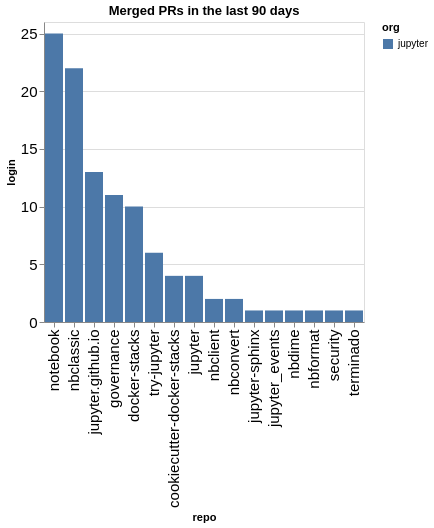

Notebook cell for this chart:
### Code cell
prs_by_repo = merged.groupby(['org', 'repo']).count()['login'].reset_index().sort_values(['org', 'login'], ascending=False)
alt.Chart(data=prs_by_repo, title=f"Merged PRs in the last {n_days} days").mark_bar().encode(
    x=alt.X('repo', sort=prs_by_repo['repo'].values.tolist()),
    y='login',
    color='org'
)

### Figure 1 — Vega-Lite specification as saved in the notebook (floating-point values rounded to 4 significant figures)
{"config": {"axisLeft": {"labelFontSize": 15}, "axisBottom": {"labelFontSize": 15}}, "data": {"name": "data-fd583fdee6a6272846146b5fa31ef8ed"}, "mark": {"type": "bar"}, "encoding": {"color": {"field": "org", "type": "nominal"}, "x": {"field": "repo", "sort": ["notebook", "nbclassic", "jupyter.github.io", "governance", "docker-stacks", "try-jupyter", "cookiecutter-docker-stacks", "jupyter", "nbclient", "nbconvert", "jupyter-sphinx", "jupyter_events", "nbdime", "nbformat", "security", "terminado"], "type": "nominal"}, "y": {"field": "login", "type": "quantitative"}}, "title": "Merged PRs in the last 90 days", "$schema": "https://vega.github.io/schema/vega-lite/v5.20.1.json", "datasets": {"data-fd583fdee6a6272846146b5fa31ef8ed": [{"org": "jupyter", "repo": "notebook", "login": 25}, {"org": "jupyter", "repo": "nbclassic", "login": 22}, {"org": "jupyter", "repo": "jupyter.github.io", "login": 13}, {"org": "jupyter", "repo": "governance", "login": 11}, {"org": "jupyter", "repo": "docker-stacks", "login": 10}, {"org": "jupyter", "repo": "try-jupyter", "login": 6}, {"org": "jupyter", "repo": "cookiecutter-docker-stacks", "login": 4}, {"org": "jupyter", "repo": "jupyter", "login": 4}, {"org": "jupyter", "repo": "nbclient", "login": 2}, {"org": "jupyter", "repo": "nbconvert", "login": 2}, {"org": "jupyter", "repo": "jupyter-sphinx", "login": 1}, {"org": "jupyter", "repo": "jupyter_events", "login": 1}, {"org": "jupyter", "repo": "nbdime", "login": 1}, {"org": "jupyter", "repo": "nbformat", "login": 1}, {"org": "jupyter", "repo": "security", "login": 1}, {"org": "jupyter", "repo": "terminado", "login": 1}]}}
